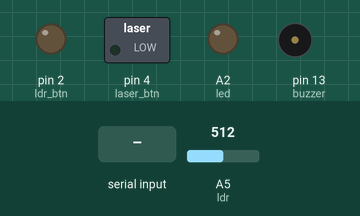
Simulated run of this sketch. Board: Arduino Uno, built with avr-gcc and run on an emulated ATmega328P. Parts: switched loads named in the sketch (green lamp = pin HIGH), output pins drawn as LEDs (lit = HIGH), buzzer (waves = sounding, pin HIGH). The inputs (shaded band) are chosen by the test bench; at power-on: A5 (ldr) = 512. Pins used as bus, display or sensor lines are not drawn.

Above: at 1.2 s.
1.3 s: "x" received over Serial
At 2.5 s:
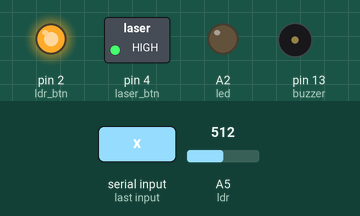
2.8 s: A5 (ldr) set to 408
4.5 s: A5 (ldr) set to 381
At 5.0 s:
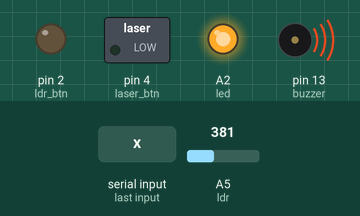
6.0 s: byte 121 ('y') received over Serial
At 7.4 s:
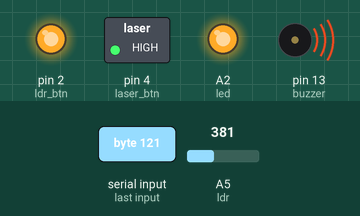
9.0 s: "d" received over Serial
At 9.7 s:
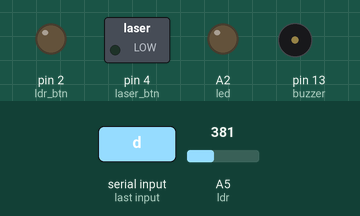
Timing chart, 0 to 11.5 s (numbered marks = the images above; inputs shaded):
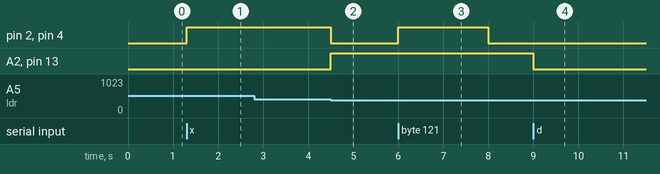

The sketch:

Code.ino
```cpp
void setup(){
    Serial.begin(9600);
    pinMode(A2, OUTPUT);
    pinMode(2, OUTPUT);
    pinMode(4, OUTPUT);
    pinMode(7, OUTPUT);
    pinMode(8, OUTPUT);
    pinMode(12, OUTPUT);
    pinMode(13, OUTPUT);
}

int ldr_btn=2;
int laser_btn=4;
int s1=7,s2=8,s3=12;
int buzzer=13;
int led=A2;
int ldr=A5;
int ldr_val=0;
char input;
bool pin_ldr_btn=false;
bool pin_laser_btn=false;
bool pin_s1=false;
bool pin_s2=false;
bool pin_s3=false;
bool pin_buzzer=false;
bool pin_led=false;
bool pin_ldr=false;

void loop(){
  input = Serial.read();
  if(input == '1'){
    if (pin_s1==false){
      digitalWrite(s1, HIGH);
      pin_s1=true;
    }
  }
  else if(input == '2'){
    if (pin_s2==false){
      digitalWrite(s2, HIGH);
      pin_s2=true;
    }
  }
  else if(input == '3'){
    if (pin_s3==false){
      digitalWrite(s3, HIGH);
      pin_s3=true;
    }
  }
  else if(input == '4'){
    if (pin_s1==false){
      digitalWrite(s1, HIGH);
      pin_s1=true;
    }
    if (pin_s2==false){
      digitalWrite(s2, HIGH);
      pin_s2=true;
    }
    if (pin_s3==false){
      digitalWrite(s3, HIGH);
      pin_s3=true;
    }
  }
  else if(input == '5'){
    if (pin_s1==true){
      digitalWrite(s1, LOW);
      pin_s1=false;
    }
    if (pin_s2==true){
      digitalWrite(s2, LOW);
      pin_s2=false;
    }
    if (pin_s3==true){
      digitalWrite(s3, LOW);
      pin_s3=false;
    }
  }
  else if(input == 'a'){
    if (pin_s1==true){
      digitalWrite(s1, LOW);
      pin_s1=false;
    }
  }
  else if(input == 'b'){
    if (pin_s2==true){
      digitalWrite(s2, LOW);
      pin_s2=false;
    }
  }
  else if(input == 'c'){
    if (pin_s3==true){
      digitalWrite(s3, LOW);
      pin_s3=false;
    }
  }
  else if(input == 'd'){
    if (pin_led==true && pin_buzzer==true){
      digitalWrite(led, LOW);
      digitalWrite(buzzer, LOW);
      pin_led=false;
      pin_buzzer=false;
    }
  }
  else if(input == 'x'){
    digitalWrite(ldr_btn, HIGH);
    digitalWrite(laser_btn, HIGH);
    pin_ldr_btn=true;
    pin_laser_btn=true;
    delay(2000);
    while(Serial.read() != '0'){
      ldr_val=analogRead(ldr);
      if (ldr_val<400){
        digitalWrite(led, HIGH);
        digitalWrite(buzzer, HIGH);
        pin_led=true;
        pin_buzzer=true;
        break;
      }
    }
    digitalWrite(ldr_btn, LOW);
    digitalWrite(laser_btn, LOW);
    pin_ldr_btn=false;
    pin_laser_btn=false;
  }
  else if(input == 'y'){
    digitalWrite(ldr_btn, HIGH);
    digitalWrite(laser_btn, HIGH);
    pin_ldr_btn=true;
    pin_laser_btn=true;
    delay(2000);
    while(Serial.read() != '0'){
      ldr_val=analogRead(ldr);
      if (ldr_val<400){
        digitalWrite(s1, HIGH);
        digitalWrite(s2, HIGH);
        digitalWrite(s3, HIGH);
        pin_s1=true;
        pin_s2=true;
        pin_s3=true;
        break;
      }
    }
    digitalWrite(ldr_btn, LOW);
    digitalWrite(laser_btn, LOW);
    pin_ldr_btn=false;
    pin_laser_btn=false;
  }
  else if(input == 'z'){
    digitalWrite(ldr_btn, HIGH);
    digitalWrite(laser_btn, HIGH);
    pin_ldr_btn=true;
    pin_laser_btn=true;
    delay(2000);
    while(Serial.read() != '0'){
      ldr_val=analogRead(ldr);
      if (ldr_val<400){
        digitalWrite(s1, LOW);
        digitalWrite(s2, LOW);
        digitalWrite(s3, LOW);
        pin_s1=false;
        pin_s2=false;
        pin_s3=false;
        break;
      }
    }
    digitalWrite(ldr_btn, LOW);
    digitalWrite(laser_btn, LOW);
    pin_ldr_btn=false;
    pin_laser_btn=false;
  }
}
```

Measured:
- the behaviour switches between 400 and 399 on A5 (ldr) (found by bisection; images 1 and 2)
- after the input at 1.3 s, pin 2 (ldr_btn), pin 4 (laser_btn): LOW → HIGH at once
- after the input at 2.8 s, every drawn part: stays the same
- after the input at 4.5 s, pin 2 (ldr_btn), pin 4 (laser_btn): HIGH → LOW at once; A2 (led), pin 13 (buzzer): LOW → HIGH at once
- after the input at 6.0 s, pin 2 (ldr_btn), pin 4 (laser_btn): LOW → HIGH at once, → LOW 2.0 s later
- after the input at 9.0 s, A2 (led), pin 13 (buzzer): HIGH → LOW at once
